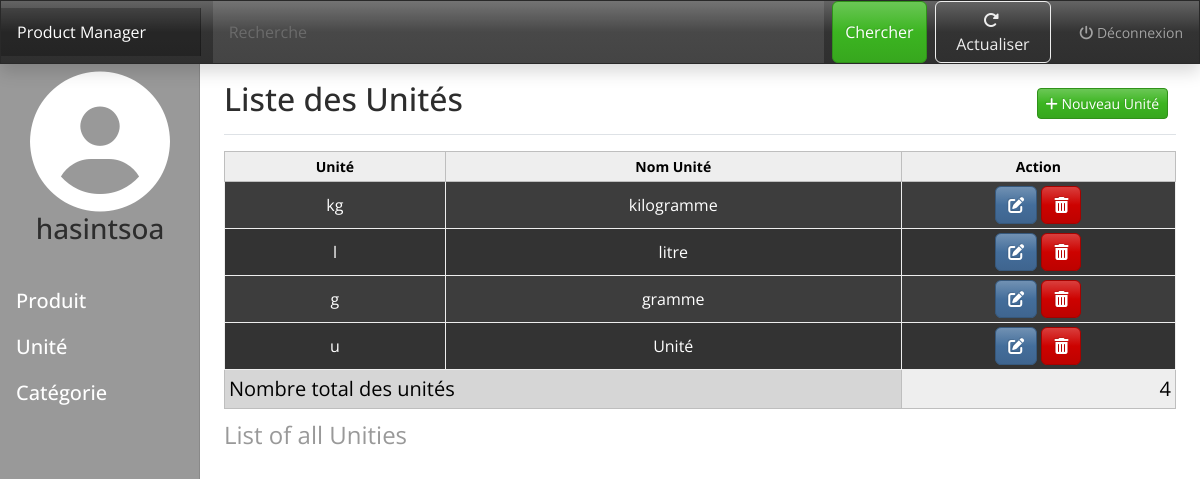
Page /unite/list/ (signed in) on the committed database.
### productApp/models.py (models this page shows, shortened)
class Unite(models.Model):
    unite = models.CharField(max_length=60, unique=True, null=False)
    name = models.CharField(max_length=110, unique=True, null=True)
    class Meta:
        verbose_name = ("unite")
        verbose_name_plural = ("unites")

### productApp/views.py (the view)
# urls.py: path('unite/list/', views.unite_list, {}, "unite_list"),
def unite_list(request):
    if request.user.is_authenticated:
        unites = Unite.objects.all()
        if request.method == "GET":
            param = request.GET.get("q") or ""
            if param != "" :
                unites = unites.filter(name__contains=param)
        return render(request, "unites/index.html", {
            "unites" : unites,
            "count" : unites.count(),
            "search" : True,
            "value" : param
        })
    else:
        messages.error(request, "Vous devez vous connecté pour accéder à cette page")
        return redirect("auth_login")

### templates/unites/index.html (shortened to what this page needs)
{% extends "base.html" %}
{% block subtitle %}Liste des Unités{% endblock subtitle %}
{% block button %}
<a href="{% url "unite_insert" %}" class="btn btn-sm btn-success"><i class="fab fa-plus"></i> Nouveau Unité</a>
{% endblock button %}
{% block content %}
<div class="table-responsive">
    <table class="table table-dark table-striped table-hover table-bordered table-sm border-light">
        <caption class="fs-4">List of all Unities</caption>
        <thead>
        <tr class="table-light text-center">
            <th scope="col">Unité</th>
            <th scope="col">Nom Unité</th>
            <th scope="col">Action</th>
        </tr>
        </thead>
        <tbody>
            {% if unites %}
                {% for unite in unites %}
                <tr class="fs-6 align-middle text-center">
                    <td> {{ unite.unite }} </td>
                    <td> {{ unite.name }} </td>
                    <td>
                        <a href="{% url "unite_update" unite.id %}" class="btn btn-primary"><i class="fas fa-edit"></i></a>
                        <form action="{% url "unite_delete" unite.id %}" method="post" class="d-inline">
                            <button class="btn btn-danger"><i class="fas fa-trash-alt"></i></button>
                        </form>
                    </td>
                </tr>
                {% endfor %}
            {% else %}
                <tr>
                    <td colspan="5"><h5 class="text-white" style="text-align: center;">Il n'y a pas d'enregistrement</h5></td>
                </tr>
            {% endif %}
        </tbody>
        <tfoot class="table-light fs-5">
            <td colspan="2" class="table-active">Nombre total des unités</td>
            <td class="text-end">{{ count }}</td>
        </tfoot>
    </table>
</div>
{% endblock content %}

### templates/parts/_navbar.html
<nav id="sidebarMenu" class="col-md-3 col-lg-2 d-md-block bg-secondary sidebar collapse">
    <div class="position-sticky pt-3">
        <div class="d-flex justify-content-center mt-2 mb-4">
            <div class="user-info">
                <i class="fas fa-user-circle user-icon"></i>
                <h3 class="text-center">{{ request.user }}</h3>
            </div>
        </div>
        <ul class="nav flex-column fs-5">
            <li class="nav-item">
                <a class="nav-link active text-white" href="{% url "product_list" %}">
                    Produit
                </a>
            </li>
            <li class="nav-item">
                <a class="nav-link text-white" href="{% url "unite_list" %}">
                    Unité
                </a>
            </li>
            <li class="nav-item">
                <a class="nav-link text-white" href="{% url "category_list" %}">
                    Catégorie
                </a>
            </li>
        </ul>
    </div>
</nav>

### static/assets/css/dashboard.css (style rules this page uses)
body { font-size: .875rem; }
.sidebar { position: fixed; top: 0; bottom: 0; left: 0; z-index: 100; padding: 48px 0 0; box-shadow: inset -1px 0 0 rgba(0, 0, 0, .1); }
.sidebar .nav-link { font-weight: 500; color: #333; }
.sidebar .nav-link.active { color: #2470dc; }

### static/assets/css/style.css (style rules this page uses)
.user-icon { font-size: 10em; color: white; }

### rows in the picture
Unite: unite "kg", name "kilogramme"
Unite: unite "l", name "litre"
Unite: unite "g", name "gramme"
Unite: unite "u", name "Unité"

### other values in the picture
{{ request.user }} "hasintsoa"
{{ count }} "4"
